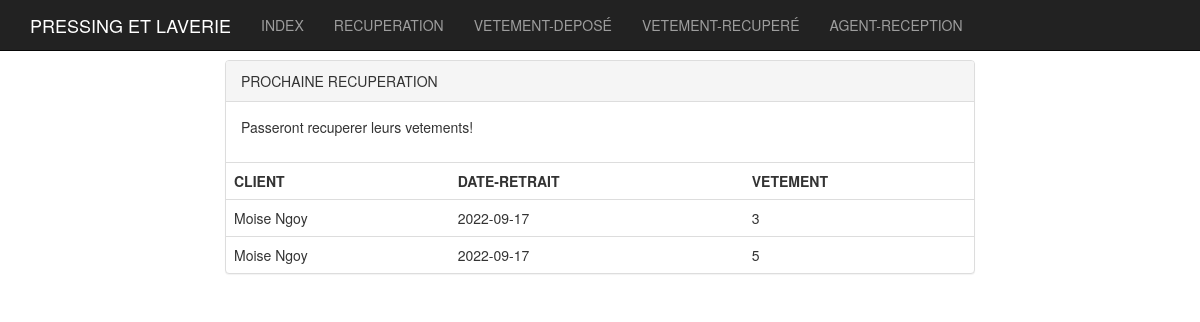
Page /infos/recuperation.info.php (signed in) on the committed database.
### tables this page shows
CREATE TABLE `records` (
  `record_id` int(11) NOT NULL,
  `client_id` int(5) NOT NULL,
  `user_id` int(11) NOT NULL,
  `nombre_hab` int(5) DEFAULT 1,
  `date_depot` date DEFAULT curdate(),
  `date_recupe` date DEFAULT NULL,
  `recupere` tinyint(1) DEFAULT 0,
  `reg_date` datetime NOT NULL DEFAULT current_timestamp()
);

CREATE TABLE `clients` (
  `client_id` int(11) NOT NULL,
  `nom` varchar(50) NOT NULL,
  `prenom` varchar(50) NOT NULL,
  `adresse` varchar(50) DEFAULT NULL,
  `date_nais` date DEFAULT curdate()
);

### infos/require.info.php (called while the page is built, shortened)
<?php
	include "../includes/classLoader.inc.php";
	$obj_infoClient = new InfoClient();
	$infos = array(
		"last_update" => date("Y_m_d H:i:s"),
		"infos" => array(
			"depot" => (array) $obj_infoClient->depot(),
			"date_recuperation" => $obj_infoClient->date_recuperation(),
			"infos_recuperer" => $obj_infoClient->recuperer(),
			"agent" => $obj_infoClient->getAgentByDate()
		)
	);
	$infos_file = "infoclient.info.json";
	if(file_exists($infos_file)){
		$infos_json = json_decode(file_get_contents($infos_file), true);
		$infos_date_recupereation = $infos_json['infos']['date_recuperation'];
	}else{
		$infos_depot = $obj_infoClient->depot();
		$infos_date_recupereation = $obj_infoClient->date_recuperation();
		$infos_recuperer = $obj_infoClient->recuperer();
		$agent = $obj_infoClient->getAgentByDate();
	}
?>

### infos/classes/InfoClient.class.php (called while the page is built, shortened)
<?php
	class InfoClient extends Dbh {
		private $connect_db;
		function __construct(){
			$this->connect_db = $this->connect_db();
		}
		public function depot(){
			$sql = ("
				SELECT *
				FROM
					clients,
					records
				WHERE
					clients.client_id = records.client_id AND
					records.recupere = 0
				ORDER BY records.date_depot
			");
			$query = $this->connect_db->prepare($sql);
			$query->execute();
			$result = $query->fetchAll();
			return $result;
		}
	}

### classes/dbh.class.php (called while the page is built, shortened)
<?php
	class Dbh {
		private $host = 'localhost';
		private $user = 'root';
		private $pw = '';
		private $db = 'laveriedb';
		protected function connect_db(){
			$dsn = 'mysql:host=' .$this->host. ';dbname=' . $this->db;
			$pdo = new PDO($dsn, $this->user, $this->pw);
			$pdo->setAttribute(PDO::ATTR_DEFAULT_FETCH_MODE, PDO::FETCH_ASSOC);
			return $pdo;
		}
	}
?>

### includes/classLoader.inc.php (called while the page is built, shortened)
<?php
	function autoLoader($className){
		$path = "classes/";
		$ext = ".class.php";
		$fullPath = $path . $className . $ext;
	}
?>

### infos/recuperation.info.php (the view, shortened to what this page needs)
<?php
	$require_file = "require.info.php";
	require $require_file;
?>
<!DOCTYPE html>
<html>
<head>
	<link rel="stylesheet" type="text/css" href="../libs/bootstrap/css/bootstrap.css">
</head>
<body>
	<div class="container">
		<?php include 'navbar.info.php';?>
		<div class="row">
			<div class="col-md-8 col-md-offset-2">
				<?php $infos_date_recupereation = isset($infos_date_recupereation) ? $infos_date_recupereation : array(); ?>
				<?php if(count($infos_date_recupereation) > 0 ):?>
					<div class="panel panel-default">
						<div class="panel-heading">PROCHAINE RECUPERATION</div>
						<div class="panel-body">
							<p>
								Passeront recuperer leurs vetements!
							</p>
						</div>
						<table class="table table-hover">
							<tr><th>CLIENT</th><th>DATE-RETRAIT</th><th>VETEMENT</th></tr>
							<?php foreach($infos_date_recupereation AS $row):?>
								<tr>
									<td><?= $row['nom']?></td>
									<td><?= $row['date_recupe']?></td>
									<td><?= $row['nombre_hab']?></td>
								</tr>
							<?php endforeach;?>
						</table>
					</div>
				<?php endif;?>
			</div>
		</div>
	</div>
</body>
</html>

### infos/navbar.info.php (style rules this page uses)
body { margin-top: 60px; }

### rows in the picture
records: client.nom "Moise Ngoy", date_recupe "2022-09-17", nombre_hab "3"
records: client.nom "Moise Ngoy", date_recupe "2022-09-17", nombre_hab "5"
